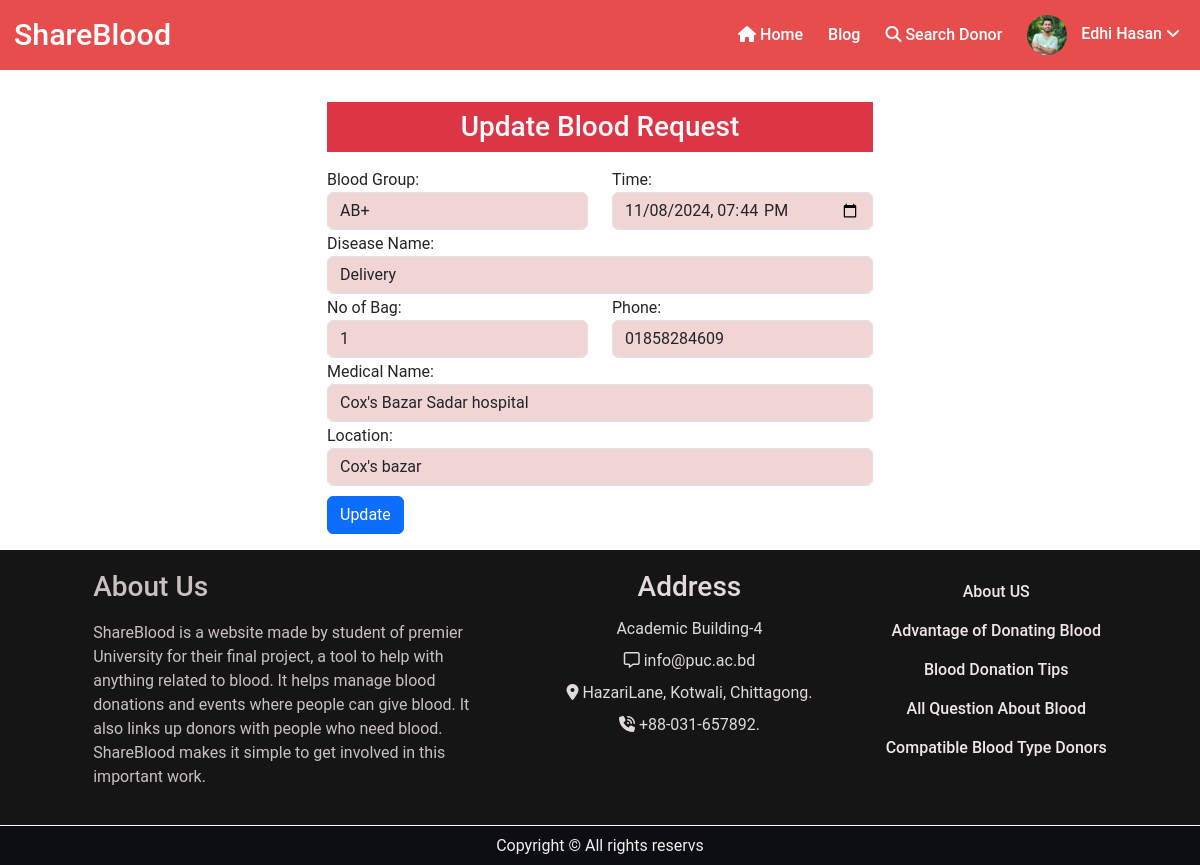
/updateaddRequest/38/ (signed in), run on the app's committed database.
### bloodology/models.py (models this page shows, shortened)
class UserProfile(models.Model):
        BLOOD_GROUP_CHOICES = [
                ('A+', 'A+'),
                ('A-', 'A-'),
                ('B+', 'B+'),
                ('B-', 'B-'),
                ('O+', 'O+'),
                ('O-', 'O-'),
                ('AB+', 'AB+'),
                ('AB-', 'AB-'),
        ]
        user = models.OneToOneField(User, on_delete=models.CASCADE)
        name = models.CharField(max_length=150)
        blood_group = models.CharField(choices=BLOOD_GROUP_CHOICES,max_length=5)
        phone_number = models.CharField(max_length=15)
        address = models.CharField(max_length=250)
        profile_img = models.ImageField(upload_to='Images')
        otp = models.CharField(max_length=6, blank=True, null=True)  # Store OTP
        otp_expiration = models.DateTimeField(blank=True, null=True)  # Expiration time for OTP
        last_blood_donation = models.DateTimeField(blank=True, null=True)  # Last blood donation date

class BloodRequestPost(models.Model):
        BLOOD_GROUP_CHOICES = [
                ('A+', 'A+'),
                ('A-', 'A-'),
                ('B+', 'B+'),
                ('B-', 'B-'),
                ('O+', 'O+'),
                ('O-', 'O-'),
                ('AB+', 'AB+'),
                ('AB-', 'AB-'),
        ]
        user_profile = models.ForeignKey(UserProfile, on_delete=models.CASCADE)
        blood_group = models.CharField(max_length=10, choices=BLOOD_GROUP_CHOICES)
        date_time = models.DateTimeField()
        Disease_name = models.CharField(max_length=100)
        No_of_bag = models.PositiveIntegerField()
        medical_name = models.CharField( max_length=150)
        location = models.CharField(max_length=255)
        phone_number = models.CharField(max_length=15)
        created_at = models.DateTimeField(auto_now_add=True)

### bloodology/views.py (the view)
# urls.py: path('updateaddRequest/<int:post_id>/', views.edit_blood_request, name='updateaddRequest'),
@login_required
def edit_blood_request(request, post_id):
    blood_request_post = get_object_or_404(BloodRequestPost, id=post_id, user_profile=request.user.userprofile)
    if request.method == "POST":
        form = RequestPostForm(request.POST, instance=blood_request_post)
        if form.is_valid():
            form.save()
            return redirect('dashbloodReq')
    else:
        form = RequestPostForm(instance=blood_request_post)
    return render(request, 'bloodology/edit_blood_request.html', {'form': form})

### bloodology/forms.py
class RequestPostForm(forms.ModelForm):
    class Meta:
        model = BloodRequestPost
        fields = ['blood_group', 'date_time', 'Disease_name', 'No_of_bag', 'medical_name', 'location', 'phone_number']
        labels = {
            'blood_group': 'Blood Group',
            'date_time': 'Time',
            'Disease_name': 'Disease Name',
            'No_of_bag': 'No of Bag',
            'medical_name': 'Medical Name',
            'location': 'Location',
            'phone_number': 'Phone'
        }
        widgets = {
            'blood_group': forms.Select(attrs={'class': 'form-control'}),
            'date_time': forms.DateTimeInput(attrs={'type': 'datetime-local', 'class': 'form-control'}),
            'Disease_name': forms.TextInput(attrs={'class': 'form-control'}),
            'No_of_bag': forms.NumberInput(attrs={'class': 'form-control', 'placeholder': 'Required no of bags'}),
            'medical_name': forms.TextInput(attrs={'class': 'form-control'}),
            'location': forms.TextInput(attrs={'class': 'form-control'}),
            'phone_number': forms.TextInput(attrs={'class': 'form-control', 'type': 'tel'})
        }

### bloodology/templates/bloodology/edit_blood_request.html (shortened to what this page needs)
{% extends 'bloodology/base.html' %}
{% load static %}
{% block content %}
<div class="container">
    <div class="row justify-content-center my-3">
        <div class="col-md-6 bg-gradient">
            <div class="req-form">
                <h3 class="text-light text-center text-bg-danger p-2 my-3">Update Blood Request</h3>
                <form action="" method="post" novalidate>
                    <div class="form-group row">
                        <div class="col-md-6">
                            {{ form.blood_group.label_tag }} {{ form.blood_group }}
                        </div>
                        <div class="col-md-6">
                            {{ form.date_time.label_tag }} {{ form.date_time }}
                        </div>
                    </div>
                    <div class="form-group">
                        {{ form.Disease_name.label_tag }} {{ form.Disease_name }}
                    </div>
                    <div class="form-group row">
                        <div class="col-md-6">
                            {{ form.No_of_bag.label_tag }} {{ form.No_of_bag }}
                        </div>
                        <div class="col-md-6">
                            {{ form.phone_number.label_tag }} {{ form.phone_number }}
                        </div>
                    </div>
                    <div class="form-group">
                        {{ form.medical_name.label_tag }} {{ form.medical_name }}
                    </div>
                    <div class="form-group">
                        {{ form.location.label_tag }} {{ form.location }}
                    </div>
                    <input type="submit" value="Update" class="btn btn-primary mt-2">
                </form>
            </div>
        </div>
    </div>
</div>
{% endblock content %}

### bloodology/templates/bloodology/base.html (shortened to what this page needs)
<!DOCTYPE html>
{% load static %}
<html lang="en">
<head>
    <link rel="stylesheet" href="{% static 'bloodology/css/style.css' %}">
    <link rel="stylesheet" href="{% static 'bloodology/css/bootstrap.css' %}">
</head>
<body>
    <div class="navigation">
        <div class="nav-left">
            <div class="nav-logo">
                <a href="{% url 'home' %}">ShareBlood</a>
            </div>
        </div>
        <div class="nav-right" id="nav-right">
            <a href="{% url 'home' %}"><i class="fa-solid fa-house"></i> Home</a>
            <a href="{% url 'blogapost' %}"> Blog</a>
            <a href="{% url 'All_Donors' %}"><i class="fa-solid fa-search"></i> Search Donor</a>
            {% if request.user.is_authenticated %}
            <div class="user-dropdown">
                <a href="#" class="user-profile" onclick="toggleDropdown(event)">
                    {% if request.user.userprofile %}
                    <img src="{{ request.user.userprofile.profile_img.url }}" alt="Profile Image" class="dprofile-img">
                    {{ request.user.userprofile.name }} <i class='fas fa-angle-down'></i>
                    {% else %}
                    <img src="{% static 'bloodology/image/image.png' %}" alt="Admin" class="dprofile-img">
                    Admin Profile <i class='fas fa-angle-down'></i>
                    {% endif %}
                </a>
            </div>
            {% else %}
            <a href="{% url 'signUp' %}"><i class="fa-solid fa-user-plus"></i> SignUp</a>
            <a href="{% url 'login' %}"><i class="fas fa-sign-in"></i> Login</a>
            {% endif %}
        </div>
    </div>
    {% block content %}
    {% endblock content %}
    <div class="footer">
        <div class="footer-2">
            <div >
                <div class="about">
                    <h3>About Us</h3>
                    <p>ShareBlood is a website made by student of premier University for their final project, a tool to help with anything related to blood. It helps manage blood donations and events where people can give blood. It also links up donors with people who need blood. ShareBlood makes it simple to get involved in this important work.</p>
                </div>
            </div>
            <div class="address">
                <h3>Address</h3>
                <p>Academic Building-4</p>
                <p><i class="fa-regular fa-message"></i> info@puc.ac.bd</p>
                <p><i class="fa-solid fa-location-dot"></i> HazariLane, Kotwali, Chittagong.</p>
                <p><i class="fa-solid fa-phone-volume"></i> +88-031-657892.</p>
            </div>
            <div class="msg">
                <div class="advantage">
                    <h4><a href="{% url 'About' %}">About US</a></h4>
                    <h4><a href="{% url 'advantage' %}">Advantage of Donating Blood</a></h4>
                    <h4><a href="{% url 'Blood_Donation_Tips' %}">Blood Donation Tips</a></h4>
                    <h4><a href="{% url 'AboutBdonation' %}">All Question About Blood</a></h4>
                    <h4><a href="{% url 'Compatible' %}">Compatible Blood Type Donors</a></h4>
                </div>
            </div>
        </div>
        <div class="copyright">
            Copyright © All rights reservs
        </div>
    </div>
</body>
</html>

### static/bloodology/css/style.css (style rules this page uses)
* { margin: 0; border: border-box; font-family: "Roboto", sans-serif; }
.navigation { height: 70px; background-color: rgb(231, 77, 77); display: flex; justify-content: space-between; align-items: center; padding: 0 20px; position: relative; }
.nav-left, .nav-right { display: flex; align-items: center; }
.nav-logo { height: 65px; width: 120px; margin-right: 20px; display: flex; align-items: center; justify-content: center; padding-left: 10px; }
.nav-logo a { font-size: 1.9rem; font-weight: 50px; color: white; }
.navigation a { text-decoration: none; color: rgb(255, 255, 255); font-weight: 550; margin-left: 15px; }
.nav-right a { margin-left: 25px; }
.dprofile-img { width: 40px; height: 40px; border-radius: 50%; object-fit: cover; margin-right: 10px; vertical-align: middle; }
.user-dropdown { position: relative; }
.nav-right { display: flex; }
.advantage h4 a { text-decoration: none; color: rgb(241, 230, 230); line-height: 25px; font-size: medium; }
.about { width: 400px; }
.footer-2 { padding: 20px; display: flex; justify-content: space-evenly; align-items: flex-start; flex-wrap: wrap; background-color: rgb(22, 21, 21); color: rgb(202, 192, 192); }
.footer-2 h3 { padding-bottom: 10px; }
.address { text-align: center; line-height: 15px; color: rgb(226, 217, 217); }
.advantage { display: flex; flex-direction: column; align-items: center; }
.advantage h4 { margin: 5px 0; }
.copyright { display: flex; align-items: center; justify-content: center; border-top: 1px solid white; background-color: rgb(13, 13, 20); height: 40px; color: rgb(238, 238, 238); }
.req-form .form-control { background-color: rgb(241, 212, 212); }
.form-group { margin-bottom: 2px; }
.btn { margin-right: 10px; }

### data on the page
BloodRequestPost: blood_group "AB+", date_time "11/08/2024 19:44", Disease_name "Delivery", No_of_bag "1", phone_number "01858284609", medical_name "Cox's Bazar Sadar hospital", location "Cox's bazar"

### other printed values
{{ request.user.userprofile.name }} "Edhi Hasan"
